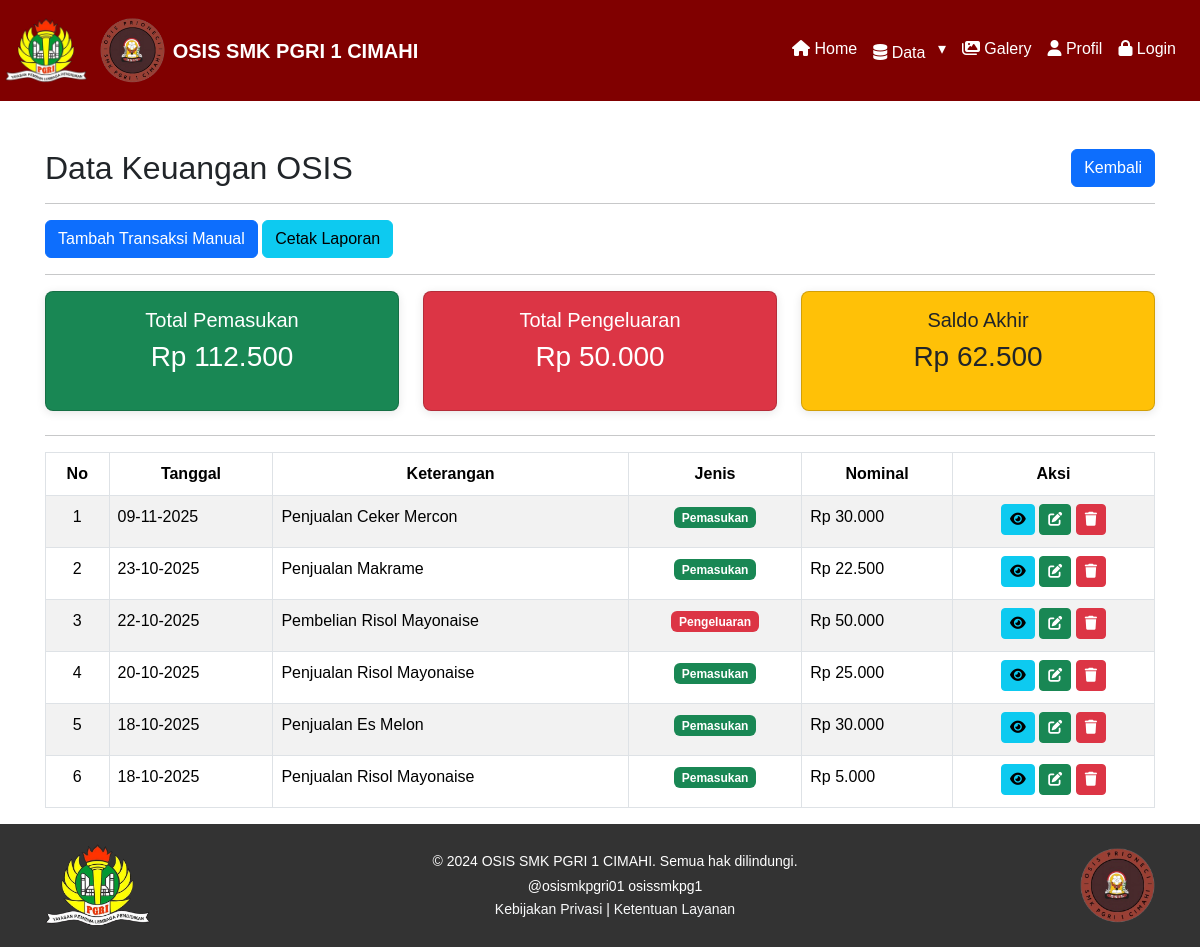
Screenshot of /admin/s5-keuangan.php with the database file from the repository.
### tables this page shows
CREATE TABLE `keuangan_osis` (
  `id_keuangan` int(11) NOT NULL,
  `tanggal` date NOT NULL,
  `jenis` enum('Pemasukan','Pengeluaran') NOT NULL,
  `sumber` varchar(100) DEFAULT NULL,
  `deskripsi` text DEFAULT NULL,
  `nominal` decimal(12,2) DEFAULT NULL,
  `created_by` int(11) DEFAULT NULL,
  `created_at` datetime DEFAULT current_timestamp(),
  `updated_by` int(11) DEFAULT NULL,
  `updated_at` datetime DEFAULT current_timestamp() ON UPDATE current_timestamp()
);

### admin/s5-keuangan.php (the view, shortened to what this page needs)
<?php
include '../layout/header.php';
$keuangan = mysqli_query($db, "SELECT ko.*, ak1.nama AS dibuat_oleh, ak2.nama AS diubah_oleh FROM keuangan_osis ko
LEFT JOIN akun ak1 ON ko.created_by = ak1.id_akun
LEFT JOIN akun ak2 ON ko.updated_by = ak2.id_akun
ORDER BY tanggal DESC");
$total_pemasukan = mysqli_fetch_assoc(mysqli_query($db, "SELECT SUM(nominal) AS total FROM keuangan_osis WHERE jenis='Pemasukan'"))['total'] ?? 0;
$total_pengeluaran = mysqli_fetch_assoc(mysqli_query($db, "SELECT SUM(nominal) AS total FROM keuangan_osis WHERE jenis='Pengeluaran'"))['total'] ?? 0;
$saldo = $total_pemasukan - $total_pengeluaran;
?>
<div class="content-wrapper">
    <div class="container mt-5 overflow-x-scroll">
        <div class="d-flex justify-content-between align-items-center mb-3">
            <h2 class="mb-0">Data Keuangan OSIS</h2>
            <a href="javascript:history.back()" class="btn btn-primary">Kembali</a>
        </div>
        <hr>
        <div class="mb-3 text-start">
            <a href="tambah-keuangan.php" class="btn btn-primary">Tambah Transaksi Manual</a>
            <a href="laporan.php" class="btn btn-info">Cetak Laporan</a>
        </div>
        <hr>
        <div class="row text-center mb-4">
            <div class="col-md-4">
                <div class="card bg-success text-white">
                    <div class="card-body">
                        <h5>Total Pemasukan</h5>
                        <h3>Rp <?= number_format($total_pemasukan, 0, ',', '.') ?></h3>
                    </div>
                </div>
            </div>
            <div class="col-md-4">
                <div class="card bg-danger text-white">
                    <div class="card-body">
                        <h5>Total Pengeluaran</h5>
                        <h3>Rp <?= number_format($total_pengeluaran, 0, ',', '.') ?></h3>
                    </div>
                </div>
            </div>
            <div class="col-md-4">
                <div class="card bg-warning">
                    <div class="card-body">
                        <h5>Saldo Akhir</h5>
                        <h3>Rp <?= number_format($saldo, 0, ',', '.') ?></h3>
                    </div>
                </div>
            </div>
        </div>
        <hr>
        <table class="table table-bordered table-striped">
            <thead class="text-center">
                <tr>
                    <th>No</th>
                    <th>Tanggal</th>
                    <th>Keterangan</th>
                    <th>Jenis</th>
                    <th>Nominal</th>
                    <th>Aksi</th>
                </tr>
            </thead>
            <tbody>
                <?php $i = 1;
                while ($row = mysqli_fetch_assoc($keuangan)): ?>
                    <tr>
                        <td class="text-center"><?= $i++; ?></td>
                        <td><?= date('d-m-Y', strtotime($row['tanggal'])) ?></td>
                        <td><?= htmlspecialchars($row['deskripsi']) ?></td>
                        <td class="text-center">
                            <span class="badge bg-<?= $row['jenis'] == 'Pemasukan' ? 'success' : 'danger' ?>">
                                <?= $row['jenis'] ?>
                            </span>
                        </td>
                        <td class="text-start">Rp <?= number_format($row['nominal'], 0, ',', '.') ?></td>
                        <td class="text-center">
                            <a class="btn btn-info btn-sm mb-1" data-bs-toggle="modal" data-bs-target="#modalDetail<?= $row['id_keuangan']; ?>"><i class="fas fa-eye"></i></a>
                            <a class="btn btn-success btn-sm mb-1" data-bs-toggle="modal" data-bs-target="#modalUbah<?= $row['id_keuangan']; ?>"><i class="fas fa-edit"></i></a>
                            <a class="btn btn-danger btn-sm mb-1" data-bs-toggle="modal" data-bs-target="#modalHapus<?= $row['id_keuangan']; ?>"><i class="fas fa-trash"></i></a>
                        </td>
                    </tr>
                <?php endwhile; ?>
            </tbody>
        </table>
    </div>
</div>
<?php include '../layout/footer.php'; ?>

### layout/header.php (style rules this page uses)
body { font-family: Arial, sans-serif; font-size: 16px; line-height: 1.6; margin: 0; padding: 0; box-sizing: border-box; }
.container { padding: 0 15px; margin: 0 auto; }
.card { margin: 0 auto; border-radius: 8px; box-shadow: 0 2px 10px rgba(0, 0, 0, 0.1); overflow: hidden; transition: transform 0.2s ease-in-out; }
h2, h3 { margin-bottom: 20px; }

### rows the page displays
keuangan_osis: tanggal "09-11-2025", deskripsi "Penjualan Ceker Mercon", jenis "Pemasukan", nominal "30.000"
keuangan_osis: tanggal "23-10-2025", deskripsi "Penjualan Makrame", jenis "Pemasukan", nominal "22.500"
keuangan_osis: tanggal "22-10-2025", deskripsi "Pembelian Risol Mayonaise", jenis "Pengeluaran", nominal "50.000"
keuangan_osis: tanggal "20-10-2025", deskripsi "Penjualan Risol Mayonaise", jenis "Pemasukan", nominal "25.000"
keuangan_osis: tanggal "18-10-2025", deskripsi "Penjualan Es Melon", jenis "Pemasukan", nominal "30.000"
keuangan_osis: tanggal "18-10-2025", deskripsi "Penjualan Risol Mayonaise", jenis "Pemasukan", nominal "5.000"

### other values shown
$total_pemasukan "112.500"
$total_pengeluaran "50.000"
$saldo "62.500"
